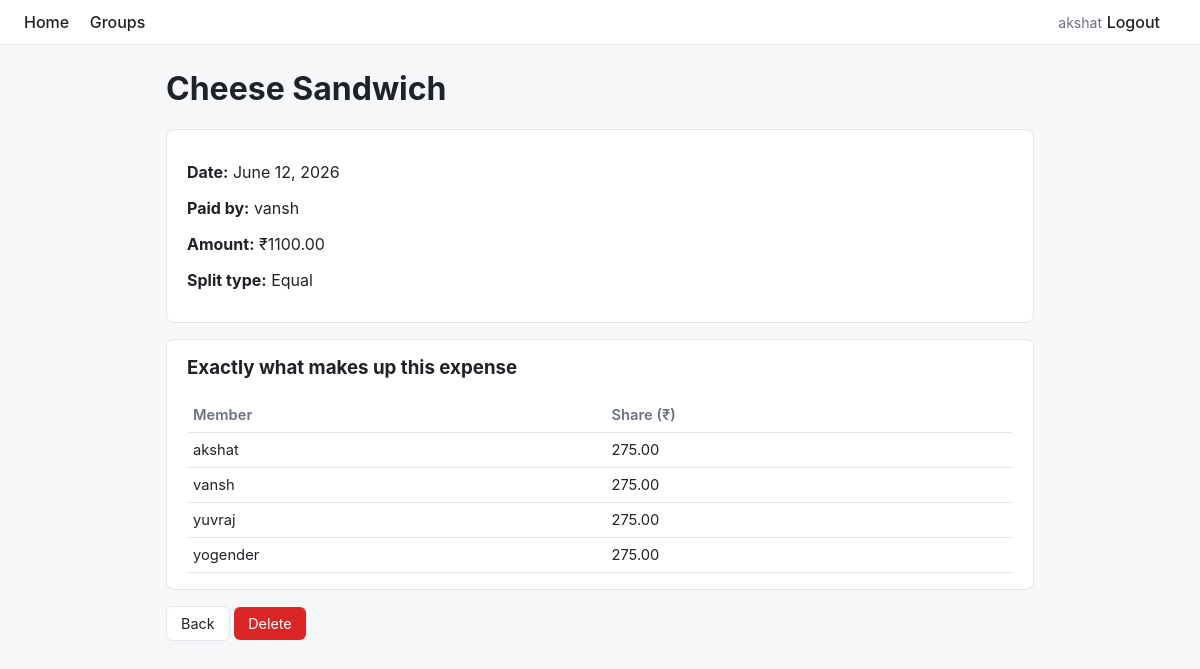
The app's page /groups/1/expenses/2/ (signed in) with its own data.
### expenses/models.py (models this page shows, shortened)
class Expense(models.Model):
    group = models.ForeignKey(Group, on_delete=models.CASCADE, related_name='expenses')
    description = models.CharField(max_length=255)
    paid_by = models.ForeignKey(User, on_delete=models.CASCADE, related_name='expenses_paid')
    date = models.DateField()
    split_type = models.CharField(max_length=20, choices=SPLIT_TYPE_CHOICES, default='equal')
    amount_inr = models.DecimalField(max_digits=12, decimal_places=2)
    original_amount = models.DecimalField(max_digits=12, decimal_places=2)
    original_currency = models.CharField(max_length=10, default='INR')
    fx_rate_to_inr = models.DecimalField(max_digits=10, decimal_places=4, default=1)
    notes = models.TextField(blank=True, default='')
    created_by = models.ForeignKey(User, on_delete=models.SET_NULL, null=True, related_name='expenses_created')
    created_at = models.DateTimeField(auto_now_add=True)
    is_refund = models.BooleanField(default=False)
    source_import_row = models.ForeignKey(
        'ImportRow', on_delete=models.SET_NULL, null=True, blank=True, related_name='created_expenses'
    )

class ExpenseShare(models.Model):
    expense = models.ForeignKey(Expense, on_delete=models.CASCADE, related_name='shares')
    user = models.ForeignKey(User, on_delete=models.CASCADE, related_name='expense_shares')
    share_amount_inr = models.DecimalField(max_digits=12, decimal_places=2)
    raw_value = models.CharField(max_length=50, blank=True, default='')
    class Meta:
        unique_together = ('expense', 'user')

### expenses/views.py (the view)
# urls.py: path('groups/<int:pk>/expenses/<int:expense_id>/', views.expense_detail, name='expense_detail'),
@login_required
def expense_detail(request, pk, expense_id):
    group = get_object_or_404(Group, pk=pk)
    expense = get_object_or_404(Expense, pk=expense_id, group=group)
    shares = expense.shares.select_related('user').all()
    return render(request, 'expenses/expense_detail.html', {'group': group, 'expense': expense, 'shares': shares})

### expenses/templates/expenses/expense_detail.html (shortened to what this page needs)
{% extends "base.html" %}
{% block content %}
<h1>{{ expense.description }}</h1>
<div class="card">
    <p><strong>Date:</strong> {{ expense.date }}</p>
    <p><strong>Paid by:</strong> {{ expense.paid_by.username }}</p>
    <p><strong>Amount:</strong> ₹{{ expense.amount_inr }}
    </p>
    <p><strong>Split type:</strong> {{ expense.get_split_type_display }}</p>
</div>
<div class="card">
    <h3>Exactly what makes up this expense</h3>
    <table>
        <tr><th>Member</th><th>Share (₹)</th></tr>
        {% for s in shares %}
        <tr>
            <td>{{ s.user.username }}</td>
            <td>{{ s.share_amount_inr }}</td>
        </tr>
        {% endfor %}
    </table>
</div>
<a class="btn secondary" href="{% url 'expenses:group_detail' group.pk %}">Back</a>
<a class="btn danger" href="{% url 'expenses:expense_delete' group.pk expense.id %}">Delete</a>
{% endblock %}

### templates/base.html (shortened to what this page needs)
<!DOCTYPE html>
<html lang="en">
<head>
</head>
<body>
<nav>
    <div>
        <a href="{% url 'expenses:dashboard' %}">Home</a>
        {% if user.is_authenticated %}
            <a href="{% url 'expenses:group_list' %}">Groups</a>
        {% endif %}
    </div>
    <div>
        {% if user.is_authenticated %}
            <span class="muted">{{ user.username }}</span>
            <a href="{% url 'accounts:logout' %}">Logout</a>
        {% else %}
            <a href="{% url 'accounts:login' %}">Login</a>
            <a href="{% url 'accounts:signup' %}">Sign up</a>
        {% endif %}
    </div>
</nav>
<div class="container">
    {% block content %}{% endblock %}
</div>
</body>
</html>

### templates/base.html (style rules this page uses)
:root { --bg: #f6f7f9; --card: #ffffff; --border: #e1e4e8; --text: #1f2328; --muted: #6b7280; --primary: #2563eb; --green: #16a34a; --red: #dc2626; --orange: #d97706; }
* { box-sizing: border-box; }
body { font-family: -apple-system, Segoe UI, Roboto, Helvetica, Arial, sans-serif; background: var(--bg); color: var(--text); margin: 0; }
nav { background: var(--card); border-bottom: 1px solid var(--border); padding: 12px 24px; display: flex; justify-content: space-between; align-items: center; }
nav a { color: var(--text); text-decoration: none; margin-right: 16px; font-weight: 500; }
.container { max-width: 900px; margin: 24px auto; padding: 0 16px; }
.card { background: var(--card); border: 1px solid var(--border); border-radius: 8px; padding: 16px 20px; margin-bottom: 16px; }
h1, h2, h3 { margin-top: 0; }
table { width: 100%; border-collapse: collapse; }
th, td { text-align: left; padding: 8px 6px; border-bottom: 1px solid var(--border); font-size: 0.92em; }
th { color: var(--muted); font-weight: 600; }
.btn { display: inline-block; background: var(--primary); color: white; border: none; padding: 8px 14px; border-radius: 6px; text-decoration: none; font-size: 0.9em; cursor: pointer; }
.btn.secondary { background: var(--card); color: var(--text); border: 1px solid var(--border); }
.btn.danger { background: var(--red); }
.muted { color: var(--muted); font-size: 0.88em; }

### records on screen
Expense: description "Cheese Sandwich", date "June 12, 2026", paid_by.username "vansh", amount_inr "1100.00", split_type "Equal"
ExpenseShare: user.username "akshat", share_amount_inr "275.00"
ExpenseShare: user.username "vansh", share_amount_inr "275.00"
ExpenseShare: user.username "yuvraj", share_amount_inr "275.00"
ExpenseShare: user.username "yogender", share_amount_inr "275.00"

### other values on screen
{{ user.username }} "akshat"
